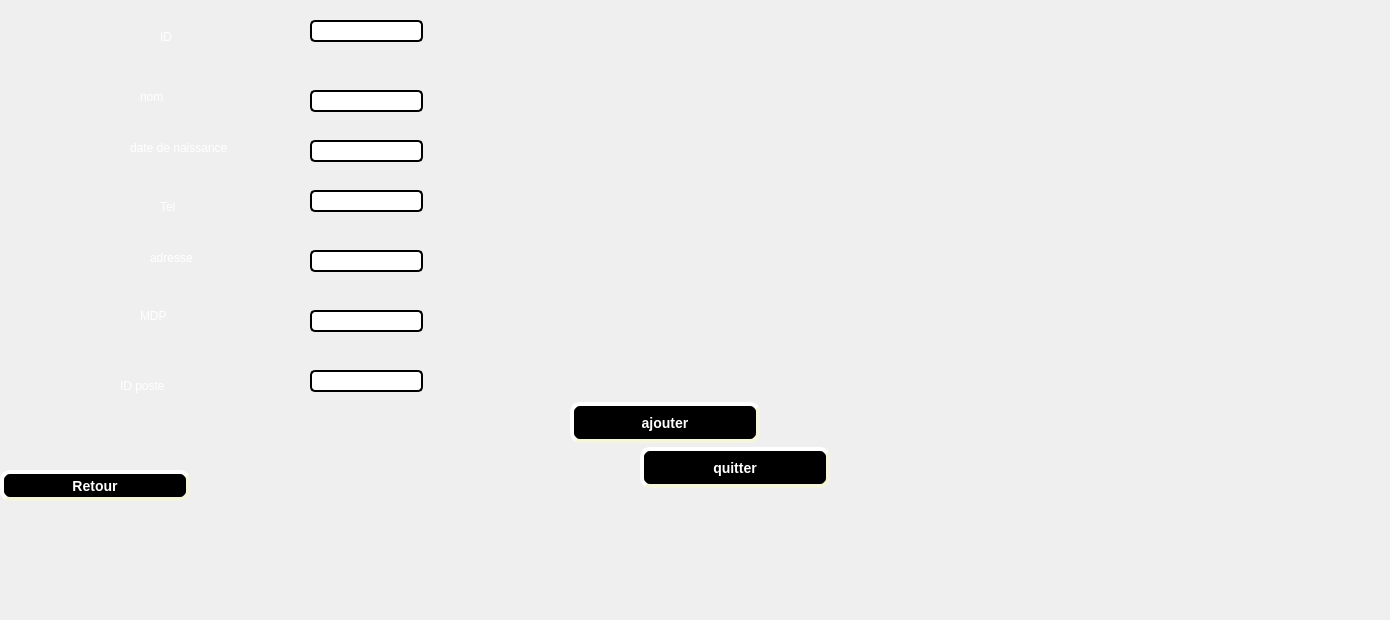
          <widget class="QWidget" name="tab">
           <attribute name="title">
            <string>ajouter</string>
           </attribute>
           <widget class="QLabel" name="label_id">
            <property name="geometry">
             <rect>
              <x>160</x>
              <y>30</y>
              <width>47</width>
              <height>14</height>
             </rect>
            </property>
            <property name="styleSheet">
             <string notr="true">color: rgb(255, 255, 255);</string>
            </property>
            <property name="text">
             <string>ID</string>
            </property>
           </widget>
           <widget class="QLabel" name="label_nom">
            <property name="geometry">
             <rect>
              <x>140</x>
              <y>90</y>
              <width>47</width>
              <height>14</height>
             </rect>
            </property>
            <property name="styleSheet">
             <string notr="true">color: rgb(255, 255, 255);</string>
            </property>
            <property name="text">
             <string>nom</string>
            </property>
           </widget>
           <widget class="QLabel" name="label_datenaissance">
            <property name="geometry">
             <rect>
              <x>130</x>
              <y>140</y>
              <width>121</width>
              <height>16</height>
             </rect>
            </property>
            <property name="styleSheet">
             <string notr="true">color: rgb(255, 255, 255);</string>
            </property>
            <property name="text">
             <string>date de naissance</string>
            </property>
           </widget>
           <widget class="QLabel" name="ajout_label">
            <property name="geometry">
             <rect>
              <x>600</x>
              <y>30</y>
              <width>101</width>
              <height>71</height>
             </rect>
            </property>
            <property name="styleSheet">
             <string notr="true">
image: url(:/new/prefix1/img/ajout.png);</string>
            </property>
            <property name="text">
             <string/>
            </property>
            <property name="alignment">
             <set>Qt::AlignRight|Qt::AlignTrailing|Qt::AlignVCenter</set>
            </property>
           </widget>
           <widget class="QPushButton" name="ajouter_button">
            <property name="geometry">
             <rect>
              <x>570</x>
              <y>402</y>
              <width>190</width>
              <height>41</height>
             </rect>
            </property>
            <property name="styleSheet">
             <string notr="true">background-color: rgb(0, 0, 0);
color: rgb(255, 255, 255);
     border-style: outset;
     border-width: 4px;
     border-radius: 10px;
     border-color: beige;
     font: bold 14px;
     min-width: 10em;
     padding: 6px</string>
            </property>
            <property name="text">
             <string>ajouter</string>
            </property>
           </widget>
           <widget class="QLabel" name="label_tel">
            <property name="geometry">
             <rect>
              <x>160</x>
              <y>200</y>
              <width>47</width>
              <height>14</height>
             </rect>
            </property>
            <property name="styleSheet">
             <string notr="true">color: rgb(255, 255, 255);</string>
            </property>
            <property name="text">
             <string>Tel</string>
            </property>
           </widget>
           <widget class="QPushButton" name="retour_button">
            <property name="geometry">
             <rect>
              <x>0</x>
              <y>470</y>
              <width>190</width>
              <height>31</height>
             </rect>
            </property>
            <property name="styleSheet">
             <string notr="true">background-color: rgb(0, 0, 0);
color: rgb(255, 255, 255);
     border-style: outset;
     border-width: 4px;
     border-radius: 10px;
     border-color: beige;
     font: bold 14px;
     min-width: 10em;
     padding: 6px</string>
            </property>
            <property name="text">
             <string>Retour</string>
            </property>
           </widget>
           <widget class="QLabel" name="label_adresse">
            <property name="geometry">
             <rect>
              <x>150</x>
              <y>250</y>
              <width>101</width>
              <height>16</height>
             </rect>
            </property>
            <property name="styleSheet">
             <string notr="true">color: rgb(255, 255, 255);</string>
            </property>
            <property name="text">
             <string>adresse</string>
            </property>
           </widget>
           <widget class="QLabel" name="label_mdp">
            <property name="geometry">
             <rect>
              <x>140</x>
              <y>300</y>
              <width>151</width>
              <height>31</height>
             </rect>
            </property>
            <property name="styleSheet">
             <string notr="true">color: rgb(255, 255, 255);</string>
            </property>
            <property name="text">
             <string>MDP</string>
            </property>
           </widget>
           <widget class="QLabel" name="label_id_poste">
            <property name="geometry">
             <rect>
              <x>120</x>
              <y>370</y>
              <width>151</width>
              <height>31</height>
             </rect>
            </property>
            <property name="styleSheet">
             <string notr="true">color: rgb(255, 255, 255);</string>
            </property>
            <property name="text">
             <string>ID poste</string>
            </property>
           </widget>
           <widget class="QLineEdit" name="line_nom">
            <property name="geometry">
             <rect>
              <x>310</x>
              <y>90</y>
              <width>113</width>
              <height>22</height>
             </rect>
            </property>
            <property name="styleSheet">
             <string notr="true">  border: 2px solid grey;
border-color: rgb(0, 0, 0);
     border-radius: 5px;</string>
            </property>
           </widget>
           <widget class="QLineEdit" name="id_line">
            <property name="geometry">
             <rect>
              <x>310</x>
              <y>20</y>
              <width>113</width>
              <height>22</height>
             </rect>
            </property>
            <property name="styleSheet">
             <string notr="true">  border: 2px solid grey;
border-color: rgb(0, 0, 0);
     border-radius: 5px;</string>
            </property>
           </widget>
           <widget class="QLineEdit" name="line_datenaissance">
            <property name="geometry">
             <rect>
              <x>310</x>
              <y>140</y>
              <width>113</width>
              <height>22</height>
             </rect>
            </property>
            <property name="styleSheet">
             <string notr="true">  border: 2px solid grey;
border-color: rgb(0, 0, 0);
     border-radius: 5px;</string>
            </property>
           </widget>
           <widget class="QLineEdit" name="line_tel">
            <property name="geometry">
             <rect>
              <x>310</x>
              <y>190</y>
              <width>113</width>
              <height>22</height>
             </rect>
            </property>
            <property name="styleSheet">
             <string notr="true">  border: 2px solid grey;
border-color: rgb(0, 0, 0);
     border-radius: 5px;</string>
            </property>
           </widget>
           <widget class="QLineEdit" name="line_adresse">
            <property name="geometry">
             <rect>
              <x>310</x>
              <y>250</y>
              <width>113</width>
              <height>22</height>
             </rect>
            </property>
            <property name="styleSheet">
             <string notr="true">  border: 2px solid grey;
border-color: rgb(0, 0, 0);
     border-radius: 5px;</string>
            </property>
           </widget>
           <widget class="QLineEdit" name="line_mdp">
            <property name="geometry">
             <rect>
              <x>310</x>
              <y>310</y>
              <width>113</width>
              <height>22</height>
             </rect>
            </property>
            <property name="styleSheet">
             <string notr="true">  border: 2px solid grey;
border-color: rgb(0, 0, 0);
     border-radius: 5px;</string>
            </property>
           </widget>
           <widget class="QLineEdit" name="line_id_poste">
            <property name="geometry">
             <rect>
              <x>310</x>
              <y>370</y>
              <width>113</width>
              <height>22</height>
             </rect>
            </property>
            <property name="styleSheet">
             <string notr="true">  border: 2px solid grey;
border-color: rgb(0, 0, 0);
     border-radius: 5px;</string>
            </property>
           </widget>
           <widget class="QPushButton" name="pushButton_3">
            <property name="geometry">
             <rect>
              <x>640</x>
              <y>447</y>
              <width>190</width>
              <height>41</height>
             </rect>
            </property>
            <property name="styleSheet">
             <string notr="true">background-color: rgb(0, 0, 0);
color: rgb(255, 255, 255);
     border-style: outset;
     border-width: 4px;
     border-radius: 10px;
     border-color: beige;
     font: bold 14px;
     min-width: 10em;
     padding: 6px</string>
            </property>
            <property name="text">
             <string>quitter</string>
            </property>
           </widget>
           <widget class="QLabel" name="label_45">
            <property name="geometry">
             <rect>
              <x>-90</x>
              <y>-30</y>
              <width>1381</width>
              <height>611</height>
             </rect>
            </property>
            <property name="text">
             <string/>
            </property>
            <property name="pixmap">
             <pixmap resource="image.qrc">:/panneau-clap-film-fond-rose-pour-equipement-tournage_9555-779.jpg</pixmap>
            </property>
            <property name="scaledContents">
             <bool>true</bool>
            </property>
           </widget>
           <zorder>label_45</zorder>
           <zorder>label_id</zorder>
           <zorder>label_nom</zorder>
           <zorder>label_datenaissance</zorder>
           <zorder>ajout_label</zorder>
           <zorder>ajouter_button</zorder>
           <zorder>label_tel</zorder>
           <zorder>retour_button</zorder>
           <zorder>label_adresse</zorder>
           <zorder>label_mdp</zorder>
           <zorder>label_id_poste</zorder>
           <zorder>line_nom</zorder>
           <zorder>id_line</zorder>
           <zorder>line_datenaissance</zorder>
           <zorder>line_tel</zorder>
           <zorder>line_adresse</zorder>
           <zorder>line_mdp</zorder>
           <zorder>line_id_poste</zorder>
           <zorder>pushButton_3</zorder>
          </widget>
